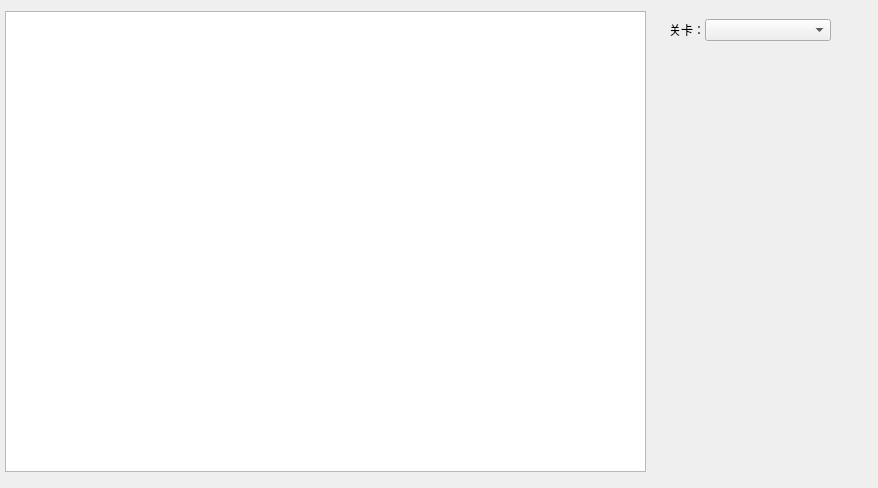
<?xml version="1.0" encoding="UTF-8"?>
<ui version="4.0">
 <class>GameWidget</class>
 <widget class="QWidget" name="GameWidget">
  <property name="geometry">
   <rect>
    <x>0</x>
    <y>0</y>
    <width>878</width>
    <height>488</height>
   </rect>
  </property>
  <property name="windowTitle">
   <string>Form</string>
  </property>
  <widget class="GameView" name="gameView">
   <property name="geometry">
    <rect>
     <x>5</x>
     <y>11</y>
     <width>641</width>
     <height>461</height>
    </rect>
   </property>
  </widget>
  <widget class="QFrame" name="frame">
   <property name="geometry">
    <rect>
     <x>660</x>
     <y>10</y>
     <width>180</width>
     <height>461</height>
    </rect>
   </property>
   <property name="sizePolicy">
    <sizepolicy hsizetype="Preferred" vsizetype="Preferred">
     <horstretch>0</horstretch>
     <verstretch>0</verstretch>
    </sizepolicy>
   </property>
   <layout class="QVBoxLayout" name="verticalLayout_3" stretch="1,3">
    <item>
     <layout class="QHBoxLayout" name="chooseRound" stretch="0,2">
      <property name="spacing">
       <number>0</number>
      </property>
      <item>
       <widget class="QLabel" name="roundLabel">
        <property name="text">
         <string>关卡：</string>
        </property>
       </widget>
      </item>
      <item>
       <widget class="QComboBox" name="roundComboBox"/>
      </item>
     </layout>
    </item>
    <item>
     <widget class="TowerTypeList" name="towerTypeList" native="true"/>
    </item>
   </layout>
  </widget>
 </widget>
 <customwidgets>
  <customwidget>
   <class>TowerTypeList</class>
   <extends>QWidget</extends>
   <header>towertypelist.h</header>
   <container>1</container>
  </customwidget>
  <customwidget>
   <class>GameView</class>
   <extends>QGraphicsView</extends>
   <header>gameview.h</header>
  </customwidget>
 </customwidgets>
 <resources/>
 <connections/>
</ui>
